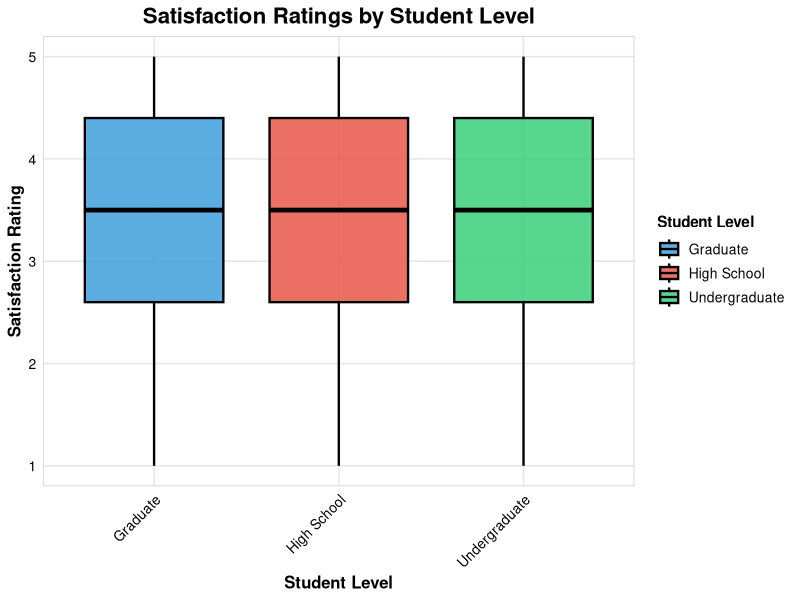
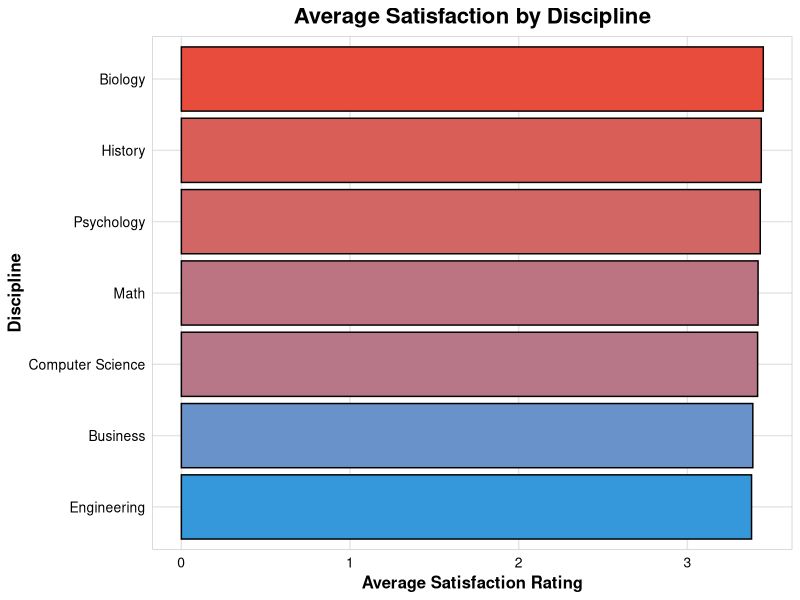
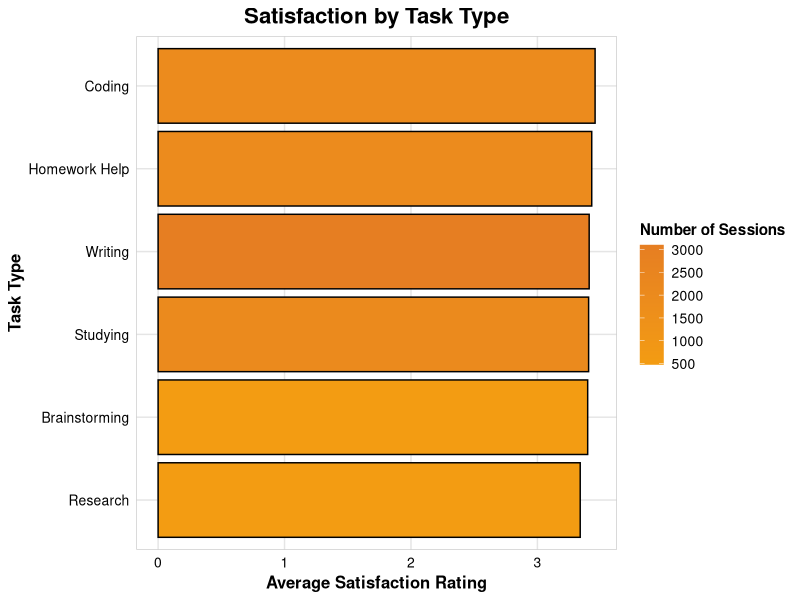
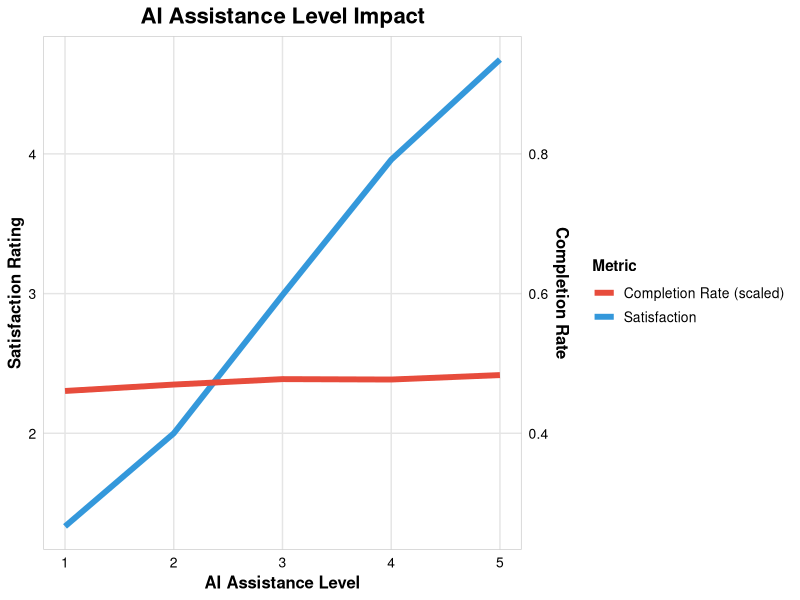
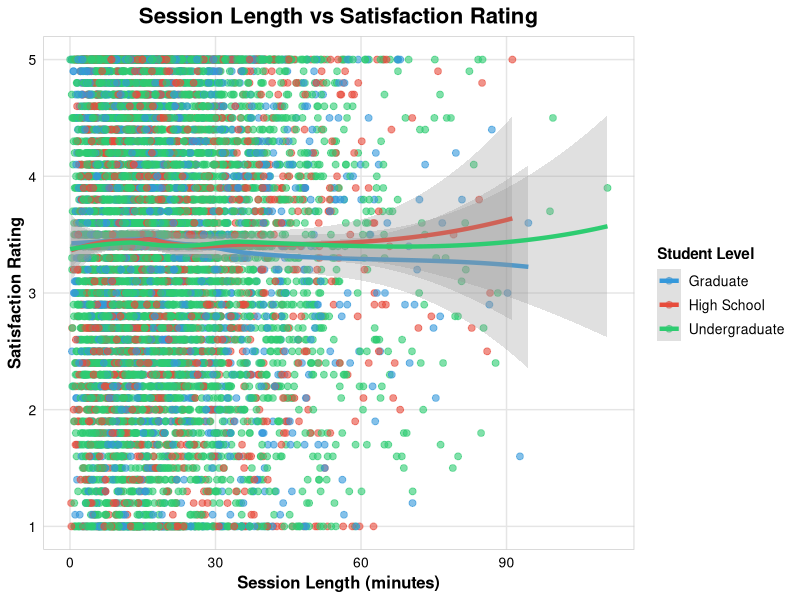
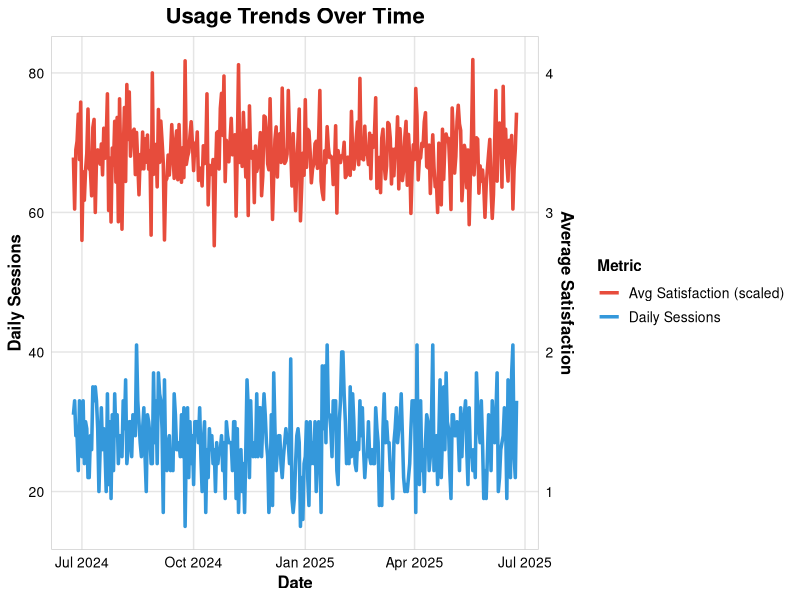
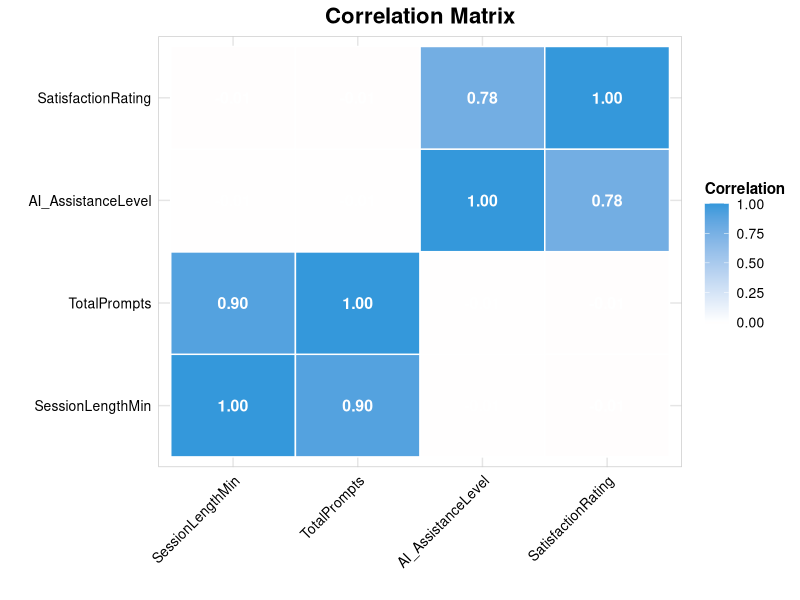
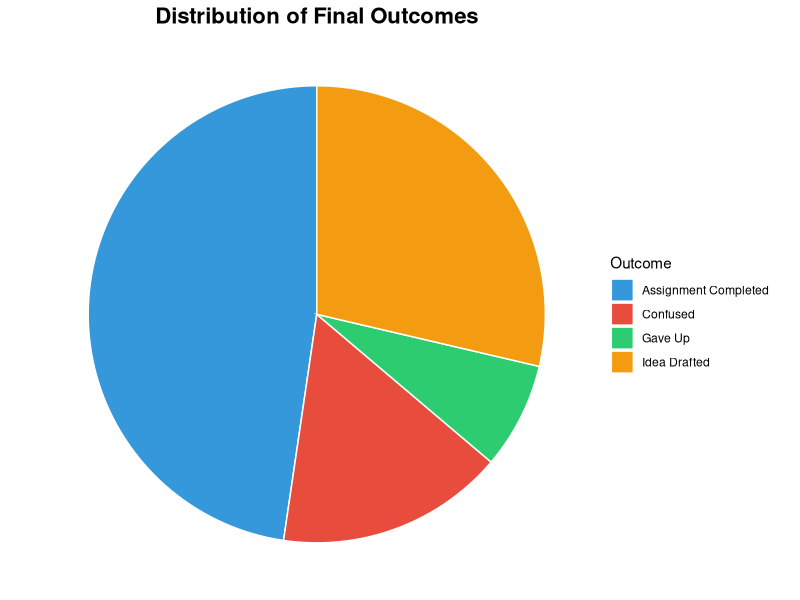

The R source for these figures, in order:
# AI Usage by Students - Visualizations
# Author: Hasan Sezer
# Date: 2025

# Load required libraries
library(tidyverse)
library(ggplot2)
library(dplyr)

# Create a custom theme with explicit white background and dark text
custom_theme <- theme_minimal() +
  theme(
    # Text colors - all dark for contrast against white
    plot.title = element_text(size = 16, face = "bold", hjust = 0.5, color = "black"),
    plot.subtitle = element_text(size = 12, hjust = 0.5, color = "black"),
    axis.title = element_text(size = 12, face = "bold", color = "black"),
    axis.text = element_text(size = 10, color = "black"),
    legend.title = element_text(size = 11, face = "bold", color = "black"),
    legend.text = element_text(size = 10, color = "black"),
    
    # Backgrounds - all white
    panel.background = element_rect(fill = "white", color = NA),
    plot.background = element_rect(fill = "white", color = NA),
    legend.background = element_rect(fill = "white", color = NA),
    legend.box.background = element_rect(fill = "white", color = NA),
    
    # Grid lines - light gray
    panel.grid.minor = element_blank(),
    panel.grid.major = element_line(color = "#E5E5E5", size = 0.5),
    
    # Panel border
    panel.border = element_rect(color = "#CCCCCC", fill = NA, size = 0.5)
  )

# Set the custom theme
theme_set(custom_theme)

# Read processed data
data <- read.csv("data/processed_data.csv")
data$SessionDate <- as.Date(data$SessionDate)

# Professional color palette with good contrast
colors <- c("#3498DB", "#E74C3C", "#2ECC71", "#F39C12", "#9B59B6", "#1ABC9C", "#E67E22")

# 1. Student Level Analysis
p1 <- ggplot(data, aes(x = StudentLevel, y = SatisfactionRating, fill = StudentLevel)) +
  geom_boxplot(alpha = 0.8, color = "black", linewidth = 0.8) +
  scale_fill_manual(values = colors[1:3]) +
  labs(
    title = "Satisfaction Ratings by Student Level",
    x = "Student Level",
    y = "Satisfaction Rating",
    fill = "Student Level"
  ) +
  theme(axis.text.x = element_text(angle = 45, hjust = 1, color = "black"))

# 2. Discipline Analysis
discipline_summary <- data %>%
  group_by(Discipline) %>%
  summarise(
    AvgSatisfaction = mean(SatisfactionRating, na.rm = TRUE),
    SessionCount = n()
  ) %>%
  arrange(desc(AvgSatisfaction))

p2 <- ggplot(discipline_summary, aes(x = reorder(Discipline, AvgSatisfaction), y = AvgSatisfaction, fill = AvgSatisfaction)) +
  geom_col(color = "black", linewidth = 0.5) +
  scale_fill_gradient(low = "#3498DB", high = "#E74C3C") +
  coord_flip() +
  labs(
    title = "Average Satisfaction by Discipline",
    x = "Discipline",
    y = "Average Satisfaction Rating",
    fill = "Satisfaction"
  ) +
  theme(legend.position = "none")

# 3. Task Type Analysis
task_summary <- data %>%
  group_by(TaskType) %>%
  summarise(
    AvgSatisfaction = mean(SatisfactionRating, na.rm = TRUE),
    TaskCount = n()
  ) %>%
  arrange(desc(AvgSatisfaction))

p3 <- ggplot(task_summary, aes(x = reorder(TaskType, AvgSatisfaction), y = AvgSatisfaction, fill = TaskCount)) +
  geom_col(color = "black", linewidth = 0.5) +
  scale_fill_gradient(low = "#F39C12", high = "#E67E22") +
  coord_flip() +
  labs(
    title = "Satisfaction by Task Type",
    x = "Task Type",
    y = "Average Satisfaction Rating",
    fill = "Number of Sessions"
  )

# 4. AI Assistance Level Impact
assistance_summary <- data %>%
  group_by(AI_AssistanceLevel) %>%
  summarise(
    AvgSatisfaction = mean(SatisfactionRating, na.rm = TRUE),
    CompletionRate = mean(FinalOutcome == "Assignment Completed", na.rm = TRUE),
    LevelCount = n()
  )

p4 <- ggplot(assistance_summary, aes(x = AI_AssistanceLevel)) +
  geom_line(aes(y = AvgSatisfaction, color = "Satisfaction"), linewidth = 2) +
  geom_line(aes(y = CompletionRate * 5, color = "Completion Rate (scaled)"), linewidth = 2) +
  scale_color_manual(values = c("Satisfaction" = "#3498DB", "Completion Rate (scaled)" = "#E74C3C")) +
  scale_y_continuous(
    name = "Satisfaction Rating",
    sec.axis = sec_axis(~./5, name = "Completion Rate")
  ) +
  labs(
    title = "AI Assistance Level Impact",
    x = "AI Assistance Level",
    color = "Metric"
  )

# 5. Session Length vs Satisfaction
p5 <- ggplot(data, aes(x = SessionLengthMin, y = SatisfactionRating, color = StudentLevel)) +
  geom_point(alpha = 0.6, size = 2) +
  geom_smooth(method = "loess", se = TRUE, alpha = 0.3, linewidth = 1.5) +
  scale_color_manual(values = colors[1:3]) +
  labs(
    title = "Session Length vs Satisfaction Rating",
    x = "Session Length (minutes)",
    y = "Satisfaction Rating",
    color = "Student Level"
  )

# 6. Usage Over Time
time_series <- data %>%
  group_by(SessionDate) %>%
  summarise(
    DailySessions = n(),
    AvgSatisfaction = mean(SatisfactionRating, na.rm = TRUE)
  )

p6 <- ggplot(time_series, aes(x = SessionDate)) +
  geom_line(aes(y = DailySessions, color = "Daily Sessions"), linewidth = 1.2) +
  geom_line(aes(y = AvgSatisfaction * 20, color = "Avg Satisfaction (scaled)"), linewidth = 1.2) +
  scale_color_manual(values = c("Daily Sessions" = "#3498DB", "Avg Satisfaction (scaled)" = "#E74C3C")) +
  scale_y_continuous(
    name = "Daily Sessions",
    sec.axis = sec_axis(~./20, name = "Average Satisfaction")
  ) +
  labs(
    title = "Usage Trends Over Time",
    x = "Date",
    color = "Metric"
  )

# 7. Correlation Heatmap
numeric_data <- data %>%
  select(SessionLengthMin, TotalPrompts, AI_AssistanceLevel, SatisfactionRating) %>%
  na.omit()

correlation_matrix <- cor(numeric_data)
correlation_df <- as.data.frame(as.table(correlation_matrix))
names(correlation_df) <- c("Var1", "Var2", "Correlation")

p7 <- ggplot(correlation_df, aes(x = Var1, y = Var2, fill = Correlation)) +
  geom_tile(color = "white", linewidth = 0.5) +
  geom_text(aes(label = sprintf("%.2f", Correlation)), color = "white", size = 4, fontface = "bold") +
  scale_fill_gradient2(low = "#E74C3C", mid = "white", high = "#3498DB", midpoint = 0) +
  labs(
    title = "Correlation Matrix",
    x = "",
    y = "",
    fill = "Correlation"
  ) +
  theme(axis.text.x = element_text(angle = 45, hjust = 1, color = "black"))

# 8. Outcome Distribution
outcome_summary <- data %>%
  group_by(FinalOutcome) %>%
  summarise(Count = n()) %>%
  mutate(Percentage = Count / sum(Count) * 100)

p8 <- ggplot(outcome_summary, aes(x = "", y = Percentage, fill = FinalOutcome)) +
  geom_bar(stat = "identity", width = 1, color = "white", linewidth = 0.5) +
  coord_polar("y", start = 0) +
  scale_fill_manual(values = colors) +
  labs(
    title = "Distribution of Final Outcomes",
    x = "",
    y = "",
    fill = "Outcome"
  ) +
  theme_void() +
  theme(
    plot.title = element_text(size = 16, face = "bold", hjust = 0.5, color = "black"),
    legend.text = element_text(color = "black")
  )

# 9. Reuse Rate by Discipline
reuse_summary <- data %>%
  group_by(Discipline) %>%
  summarise(
    ReuseRate = mean(UsedAgain == "True", na.rm = TRUE),
    SessionCount = n()
  ) %>%
  filter(SessionCount >= 50) %>%  # Filter for disciplines with sufficient data
  arrange(desc(ReuseRate))

p9 <- ggplot(reuse_summary, aes(x = reorder(Discipline, ReuseRate), y = ReuseRate, fill = SessionCount)) +
  geom_col(color = "black", linewidth = 0.5) +
  scale_fill_gradient(low = "#9B59B6", high = "#1ABC9C") +
  coord_flip() +
  labs(
    title = "AI Tool Reuse Rate by Discipline",
    x = "Discipline",
    y = "Reuse Rate",
    fill = "Session Count"
  )

# 10. Session Efficiency Analysis
p10 <- ggplot(data, aes(x = SessionEfficiency, y = SatisfactionRating, color = StudentLevel)) +
  geom_point(alpha = 0.6, size = 2) +
  geom_smooth(method = "loess", se = TRUE, alpha = 0.3, linewidth = 1.5) +
  scale_color_manual(values = colors[1:3]) +
  labs(
    title = "Session Efficiency vs Satisfaction",
    x = "Prompts per Minute",
    y = "Satisfaction Rating",
    color = "Student Level"
  ) +
  xlim(0, quantile(data$SessionEfficiency, 0.95, na.rm = TRUE))  # Remove outliers

# Save individual plots with high quality and explicit white background
ggsave("plots/student_level_satisfaction.png", p1, width = 10, height = 6, dpi = 300, bg = "white")
ggsave("plots/discipline_satisfaction.png", p2, width = 10, height = 8, dpi = 300, bg = "white")
ggsave("plots/task_type_satisfaction.png", p3, width = 10, height = 8, dpi = 300, bg = "white")
ggsave("plots/assistance_level_impact.png", p4, width = 10, height = 6, dpi = 300, bg = "white")
ggsave("plots/session_length_satisfaction.png", p5, width = 10, height = 6, dpi = 300, bg = "white")
ggsave("plots/usage_trends.png", p6, width = 12, height = 6, dpi = 300, bg = "white")
ggsave("plots/correlation_matrix.png", p7, width = 8, height = 8, dpi = 300, bg = "white")
ggsave("plots/outcome_distribution.png", p8, width = 8, height = 8, dpi = 300, bg = "white")
ggsave("plots/reuse_rate_discipline.png", p9, width = 10, height = 8, dpi = 300, bg = "white")
ggsave("plots/session_efficiency.png", p10, width = 10, height = 6, dpi = 300, bg = "white")

cat("All visualizations saved to 'plots/' directory with improved contrast and readability\n") 
